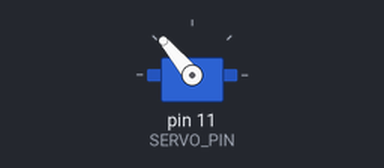
Simulated run of this sketch. Board: Arduino Uno, built with avr-gcc and run on an emulated ATmega328P. Parts: servo.

Above: at 0.05 s.
At 4.0 s:
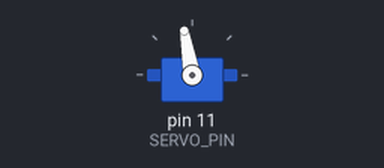
Timing chart, 0 to 5.2 s (numbered marks = the images above):
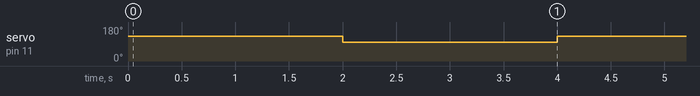

Measured:
- by itself, servo on pin 11 (SERVO_PIN): alternates 130° for 2.0 s and 100° for 2.0 s

The sketch:

Servo_motor_test.ino
```cpp
#define SERVO_PIN 11


#include <Servo.h>
Servo myServo;
int angle;

void setup(){
  myServo.attach(SERVO_PIN);
  Serial.begin(9600);
}

/*void loop(){
  int count = 0;
  int flag = 0; //0 counts up, 1 counts down
  while (1){
    myServo.write(count);
    if (flag == 0) count += 10;
    else count -= 10;
    delay(3000);
    Serial.println(count);
    if (count == 180) flag = 1;
    if (count == 0) flag = 0;
  }
  angle = 199;
  myServo.write(angle);
  delay(1000);
  angle = 199;
  myServo.write(angle);
  delay(5000);
}*/

void loop(){
  myServo.write(130);
  delay(2000);
  myServo.write(100);
  delay(2000);
}
```
